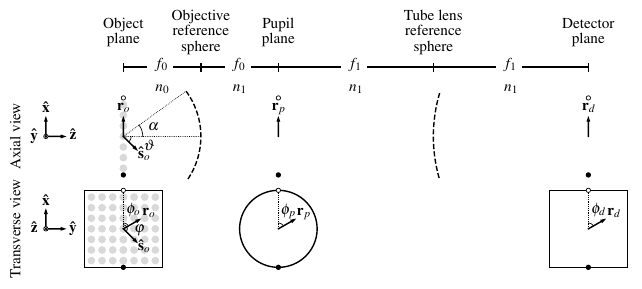

Source code (Python):
import numpy as np
import matplotlib.pyplot as plt
import matplotlib.lines as lines
import matplotlib.text as text
import matplotlib.gridspec as gridspec
import matplotlib.patches as mpatches
from matplotlib.collections import PatchCollection
patches = []
from scipy import special
outer_gridspec = gridspec.GridSpec
inner_gridspec = gridspec.GridSpecFromSubplotSpec
plt.rcParams["font.family"] = "serif"
plt.rcParams["font.serif"] = "Times"
plt.rcParams["font.size"] = 11
import matplotlib
matplotlib.rc('text', usetex=True)
matplotlib.rcParams['text.latex.preamble']=[r"\usepackage{bm}"]

# Physical parameters
lamb = 0.3
k = 2*np.pi/lamb
alpha = 0.5

inches = 2
outer_rows = 1
outer_cols = 1
inner_rows = 2
inner_cols = 7
widths = [7/2]*outer_cols
heights = [1]*outer_rows
wspace = 0
wspace_inner = 0
hspace = 0
hspace_inner = 0.2
f = plt.figure(figsize=(inches*(np.sum(widths) + widths[0]*(wspace)*(outer_cols - 1) + 0.5*widths[0]*wspace_inner*outer_cols),
                        inches*(np.sum(heights) + heights[0]*(hspace)*(outer_rows - 1) + 0.5*heights[0]*hspace_inner*outer_rows)))

                                
outer_grid = outer_gridspec(ncols=outer_cols, nrows=outer_rows,
                            width_ratios=widths, height_ratios=heights,
                            hspace=hspace, wspace=wspace)
for outer_row in range(outer_rows):
    for outer_col in range(outer_cols):
        inner_grid = inner_gridspec(inner_rows, inner_cols,
                                    subplot_spec=outer_grid[outer_row, outer_col],
                                    width_ratios=[1]*inner_cols, height_ratios=[1]*inner_rows,
                                    hspace=hspace_inner, wspace=wspace_inner)
        for inner_row in range(inner_rows):
            for inner_col in range(inner_cols):
                ax = f.add_subplot(inner_grid[inner_row, inner_col])
                ax.get_xaxis().set_visible(False)
                ax.get_yaxis().set_visible(False)
                ax.axis('off')

                # Draw lenses
                if inner_row == 0 and inner_col == 1:
                    theta = np.linspace(np.pi/5,-np.pi/5+0.04,50)
                    x1 = np.cos(theta) - 0.5
                    y1 = np.sin(theta) + 0.5
                    l1 = lines.Line2D(x1, y1, c='k', lw=1, transform=ax.transAxes, ls='--')
                    f.lines.extend([l1])
                if inner_row == 0 and inner_col == 6:
                    theta = np.linspace(-np.pi/11 + np.pi,np.pi/11 + np.pi,50)
                    x1 = 2*np.cos(theta) + 0.5
                    y1 = 2*np.sin(theta) + 0.5
                    l1 = lines.Line2D(x1, y1, c='k', lw=1, transform=ax.transAxes, ls='--')
                    f.lines.extend([l1])

                # Draw labels
                def f_lines(ax):
                    ys = 0.1
                    l1 = lines.Line2D([0.15,0.5], [1.5-ys,1.5-ys], c='k', lw=1, transform=ax.transAxes)
                    l2 = lines.Line2D([0.5,0.5], [1.55-ys,1.45-ys], c='k', lw=1, transform=ax.transAxes)
                    l3 = lines.Line2D([-0.2,-0.5], [1.5-ys,1.5-ys], c='k', lw=1, transform=ax.transAxes)
                    l4 = lines.Line2D([-0.5,-0.5], [1.55-ys,1.45-ys], c='k', lw=1, transform=ax.transAxes)
                    f.lines.extend([l1, l2, l3, l4])
                def f_lines_long(ax):
                    ys = 0.1
                    l1 = lines.Line2D([-0.35,0.5], [1.5-ys,1.5-ys], c='k', lw=1, transform=ax.transAxes)
                    l2 = lines.Line2D([0.5,0.5], [1.55-ys,1.45-ys], c='k', lw=1, transform=ax.transAxes)
                    l3 = lines.Line2D([-0.7,-1.5], [1.5-ys,1.5-ys], c='k', lw=1, transform=ax.transAxes)
                    l4 = lines.Line2D([-1.5,-1.5], [1.55-ys,1.45-ys], c='k', lw=1, transform=ax.transAxes)
                    f.lines.extend([l1, l2, l3, l4])
                
                if outer_row == 0 and inner_row == 0:
                    col_labels = ['Object\n plane',
                                  'Objective\n reference\n sphere',
                                  'Pupil\n plane',
                                  '',
                                  'Tube lens\n reference\n sphere',
                                  '',
                                  'Detector\n plane']
                    ax.text(0.5,1.85,col_labels[inner_col], ha='center', va='center', transform=ax.transAxes)
                    if inner_col > 0 and inner_col < 3:
                        ax.text(0, 1.4, '$f_0$', ha='center', va='center', transform=ax.transAxes)
                        if inner_col == 1:
                            ax.text(0, 1.1, '$n_0$', ha='center', va='center', transform=ax.transAxes)
                        if inner_col == 2:
                            ax.text(0, 1.1, '$n_1$', ha='center', va='center', transform=ax.transAxes)
                        f_lines(ax)
                    if inner_col == 4 or inner_col == 6 :
                        ax.text(-0.5, 1.4, '$f_1$', ha='center', va='center', transform=ax.transAxes)
                        if inner_col == 4:
                            ax.text(-0.5, 1.1, '$n_1$', ha='center', va='center', transform=ax.transAxes)
                        if inner_col == 6:
                            ax.text(-0.5, 1.1, '$n_1$', ha='center', va='center', transform=ax.transAxes)

                        f_lines_long(ax)

                def brace_lines(ax):
                    wsi = wspace_inner
                    l1 = lines.Line2D([0,2+wsi], [-0.2,-0.2], c='k', lw=1, transform=ax.transAxes)
                    l2 = lines.Line2D([2+wsi,2+wsi], [-0.2,-0.1], c='k', lw=1, transform=ax.transAxes)
                    l3 = lines.Line2D([0,0], [-0.2,-0.1], c='k', lw=1, transform=ax.transAxes)
                    l4 = lines.Line2D([1+wsi/2,1+wsi/2], [-0.2,-0.3], c='k', lw=1, transform=ax.transAxes)
                    f.lines.extend([l1, l2, l3, l4])

                def my_axes(x0, y0, theta, strings, ax, dot=True):
                    ax.arrow(x0, y0, 0.4*np.cos(theta), 0.4*np.sin(theta), head_width=0.05, fc='k', transform=ax.transData, clip_on=False)
                    ax.arrow(x0, y0, 0.4*np.cos(theta + np.pi/2), 0.4*np.sin(theta + np.pi/2), head_width=0.05, fc='k', transform=ax.transData, clip_on=False)
                    ax.scatter([x0], [y0], edgecolors='k', facecolors='w', marker='o', lw=0.5, clip_on=False, s=[10], zorder=9, transform=ax.transData)
                    ax.text(x0 + 0.7*np.cos(theta), y0 + 0.7*np.sin(theta),'$'+strings[0]+'$', ha='center', va='center', transform=ax.transData)
                    ax.text(x0 + 0.3*np.cos(theta + np.pi), y0+0.3*np.sin(theta + np.pi),'$'+strings[1]+'$', ha='center', va='center', transform=ax.transData)
                    ax.text(x0 + 0.7*np.cos(theta + np.pi/2), y0 + 0.7*np.sin(theta + np.pi/2),'$'+strings[2]+'$', ha='center', va='center', transform=ax.transData)                                            
                    if dot:
                        ax.scatter([x0], [y0], c='k', marker='.', lw=0.5, clip_on=False, s=[6.5], zorder=10, transform=ax.transData)
                    else:
                        ax.scatter([-2], [0], c='k', marker='x', lw=0.5, clip_on=False, s=[6.5], zorder=10, transform=ax.transData)
                    
                if inner_col == 0:
                    if inner_row == 0:
                        ax.text(-2.75,0,'Axial view', ha='center', va='center', transform=ax.transData, rotation=90)
                        my_axes(-2,0,0,['\mathbf{\hat{z}}','\mathbf{\hat{y}}','\mathbf{\hat{x}}'], ax, dot=True)
                    #     rr = 1.7
                    #     theta = np.arctan(0.5)
                    #     x0 = rr*np.cos(theta)
                    #     y0 = rr*np.sin(theta)                        
                    #     ax.arrow(x0, y0, 0.4*np.cos(theta + np.pi/2), 0.4*np.sin(theta + np.pi/2), head_width=0.05, fc='k', transform=ax.transData, clip_on=False)
                    #     ax.scatter([x0], [y0], edgecolors='k', facecolors='w', marker='o', lw=0.5, clip_on=False, s=[10], zorder=9, transform=ax.transData)
                    #     ax.scatter([x0], [y0], c='k', marker='.', lw=0.5, clip_on=False, s=[6.5], zorder=10, transform=ax.transData)
                    #     ax.text(x0-0.4, y0+0.1, '$\hat{\\boldsymbol{\phi}}$', ha='center', va='center', transform=ax.transData)
                    #     ax.text(x0-0.4, y0+0.6, '$\hat{ \\boldsymbol{\\theta}}$', ha='center', va='center', transform=ax.transData)

                    #     x0 = 2.45
                    #     y0 = 1
                    #     theta = 0
                    #     ax.arrow(x0, y0, 0.4*np.cos(theta + np.pi/2), 0.4*np.sin(theta + np.pi/2), head_width=0.05, fc='k', transform=ax.transData, clip_on=False)
                    #     ax.scatter([x0], [y0], edgecolors='k', facecolors='w', marker='o', lw=0.5, clip_on=False, s=[10], zorder=9, transform=ax.transData)
                    #     ax.scatter([x0], [y0], c='k', marker='.', lw=0.5, clip_on=False, s=[6.5], zorder=10, transform=ax.transData)
                    #     ax.text(x0+0.3, y0, '$\hat{\\boldsymbol{\phi}}$', ha='center', va='center', transform=ax.transData)
                    #     ax.text(x0+0.3, y0+0.5, '$\hat{\\boldsymbol{\\rho}}$', ha='center', va='center', transform=ax.transData)
                        # my_axes(rr*np.cos(theta),rr*np.sin(theta),theta, ['\hat{\\theta}','\hat{\phi}','\mathbf{\hat{x}}'], ax, dot=False)
                    else:
                        ax.text(-2.75,0,'Transverse view', ha='center', va='center', transform=ax.transData, rotation=90)
                        my_axes(-2,0,0,['\mathbf{\hat{y}}','\mathbf{\hat{z}}','\mathbf{\hat{x}}'], ax, dot=False)

                # Draw dots
                if inner_col == 0 or inner_col == 2 or inner_col == 6:
                    ax.scatter([0.5], [0], c='k', marker='o', clip_on=False, s=[8], zorder=10, transform=ax.transAxes)
                    ax.scatter([0.5], [1], c='w', marker='o', edgecolor='k', lw=0.5, clip_on=False, s=[10], zorder=10, transform=ax.transAxes)

                # Draw coordinates
                if inner_col == 0:
                    ax.set_xlim([-1,1])
                    ax.set_ylim([-1,1])
                    if inner_row == 0:
                        ax.arrow(0, 0, 0, 0.4, head_width=0.05, fc='k', transform=ax.transData)
                        ax.text(0, 0.7,'$\mathbf{r}_o$', ha='center', va='center', transform=ax.transData, clip_on=False)
                        ax.arrow(0, 0, 0.4*np.cos(-np.pi/4), 0.4*np.sin(-np.pi/4), head_width=0.05, fc='k', transform=ax.transData)
                        ax.text(0.75*np.cos(-np.pi/4),0.75*np.sin(-np.pi/4),'$\mathbf{\hat{s}}_o', ha='center', va='center', transform=ax.transData, clip_on=False)

                        # Draw circles
                        for y in range(-3, 3+1):                            
                            circle = mpatches.Circle((0,0.275*y), 0.1, ec="none")
                            patches.append(circle)
                        colors = np.linspace(0.85, 0.85, len(patches))
                        collection = PatchCollection(patches, cmap=plt.cm.gray, alpha=1)
                        collection.set_array(np.array(colors))
                        collection.set_clim([0,1])
                        ax.add_collection(collection)

                    if inner_row == 1:
                        ax.axis('on')
                        r_theta = np.pi/6
                        ax.arrow(0, 0, 0.4*np.cos(r_theta), 0.4*np.sin(r_theta), head_width=0.05, fc='k', transform=ax.transData)
                        ax.text(0.75*np.cos(r_theta), 0.75*np.sin(r_theta),'$\mathbf{r}_o$', ha='center', va='center', transform=ax.transData, clip_on=False)
                        # theta = np.linspace(0,2*np.pi,100)
                        # ax.plot(np.cos(theta), np.sin(theta), '-k', lw=1, clip_on=False)

                        # Draw angles
                        l1 = lines.Line2D([0,0], [0,.95], c='k', lw=0.5, transform=ax.transData, zorder=10, ls=':')
                        tt = np.linspace(r_theta, np.pi/2, 20)
                        l3 = lines.Line2D(0.15*np.cos(tt), 0.15*np.sin(tt), c='k', lw=0.5, transform=ax.transData, zorder=3)
                        ax.text(0.5*np.cos(np.pi/3), 0.5*np.sin(np.pi/3),'$\\phi_o$', ha='center', va='center', transform=ax.transData, clip_on=False)
                        f.lines.extend([l1, l3])
                        
                        # r_theta = 5*np.pi/8
                        # ax.arrow(0, 0, 0.4*np.cos(r_theta), 0.4*np.sin(r_theta), head_width=0.05, fc='k', transform=ax.transData)
                        # ax.text(0.75*np.cos(r_theta), 0.75*np.sin(r_theta),'$\mathbf{r}_o$', ha='center', va='center', transform=ax.transData, clip_on=False)
                        s_theta = -np.pi/4
                        ax.arrow(0, 0, 0.4*np.cos(s_theta), 0.4*np.sin(s_theta), head_width=0.05, fc='k', transform=ax.transData)
                        ax.text(0.75*np.cos(s_theta),0.75*np.sin(s_theta),'$\mathbf{\hat{s}}_o', ha='center', va='center', transform=ax.transData, clip_on=False)

                        # Draw angles
                        l1 = lines.Line2D([0,0], [0,.95], c='k', lw=0.5, transform=ax.transData, zorder=10, ls=':')
                        tt = np.linspace(np.pi/2,s_theta,20)
                        l3 = lines.Line2D(0.1*np.cos(tt), 0.1*np.sin(tt), c='k', lw=0.5, transform=ax.transData, zorder=3)
                        ax.text(0.4*np.cos(0),0.4*np.sin(0),'$\\varphi$', ha='center', va='center', transform=ax.transData, clip_on=False)
                        f.lines.extend([l3])

                        # Draw circles
                        for x in range(-3, 3+1):
                            for y in range(-3, 3+1):
                                circle = mpatches.Circle((0.275*x,0.275*y), 0.1, ec="none", zorder=10)
                                patches.append(circle)
                        colors = np.linspace(0.85, 0.85, len(patches))
                        collection = PatchCollection(patches, cmap=plt.cm.gray, alpha=1)
                        collection.set_array(np.array(colors))
                        collection.set_clim([0,1])
                        ax.add_collection(collection)
                        
                if inner_col == 2:
                    ax.set_xlim([-1,1])
                    ax.set_ylim([-1,1])
                    if inner_row == 0:
                        ax.arrow(0, 0, 0, 0.4, head_width=0.05, fc='k', transform=ax.transData)
                        ax.text(0, 0.7,'$\mathbf{r}_p$', ha='center', va='center', transform=ax.transData, clip_on=False)
                    if inner_row == 1:
                        r_theta = np.pi/6
                        ax.arrow(0, 0, 0.4*np.cos(r_theta), 0.4*np.sin(r_theta), head_width=0.05, fc='k', transform=ax.transData)
                        ax.text(0.75*np.cos(r_theta), 0.75*np.sin(r_theta),'$\mathbf{r}_p$', ha='center', va='center', transform=ax.transData, clip_on=False)
                        theta = np.linspace(0,2*np.pi,100)
                        ax.plot(np.cos(theta), np.sin(theta), '-k', lw=1, clip_on=False)

                        # Draw angles
                        l1 = lines.Line2D([0,0], [0,.95], c='k', lw=0.5, transform=ax.transData, zorder=10, ls=':')
                        tt = np.linspace(r_theta, np.pi/2, 20)
                        l3 = lines.Line2D(0.15*np.cos(tt), 0.15*np.sin(tt), c='k', lw=0.5, transform=ax.transData, zorder=3)
                        ax.text(0.5*np.cos(np.pi/3), 0.5*np.sin(np.pi/3),'$\\phi_p$', ha='center', va='center', transform=ax.transData, clip_on=False)
                        f.lines.extend([l1, l3])

                if inner_col == 6:
                    ax.set_xlim([-1,1])
                    ax.set_ylim([-1,1])
                    if inner_row == 0:
                        ax.arrow(0, 0, 0, 0.4, head_width=0.05, fc='k', transform=ax.transData)
                        ax.text(0, 0.7,'$\mathbf{r}_d$', ha='center', va='center', transform=ax.transData, clip_on=False)
                    if inner_row == 1:
                        ax.axis('on')

                        ax.arrow(0, 0, 0.4*np.cos(np.pi/6), 0.4*np.sin(np.pi/6), head_width=0.05, fc='k', transform=ax.transData)
                        ax.text(0.75*np.cos(np.pi/6), 0.75*np.sin(np.pi/6),'$\mathbf{r}_d$', ha='center', va='center', transform=ax.transData, clip_on=False)
                        
                        # Draw angles
                        l1 = lines.Line2D([0,0], [0,.95], c='k', lw=0.5, transform=ax.transData, zorder=10, ls=':')
                        tt = np.linspace(r_theta, np.pi/2, 20)
                        l3 = lines.Line2D(0.15*np.cos(tt), 0.15*np.sin(tt), c='k', lw=0.5, transform=ax.transData, zorder=3)
                        ax.text(0.5*np.cos(np.pi/3), 0.5*np.sin(np.pi/3),'$\\phi_d$', ha='center', va='center', transform=ax.transData, clip_on=False)
                        f.lines.extend([l1, l3])


                if inner_row == 0 and inner_col == 0:
                    # Draw alpha
                    # l1 = lines.Line2D([0,2,2,0], [0,0,1,0], c='k', lw=0.5, transform=ax.transData, zorder=3, ls=':')
                    tt = np.linspace(0, np.pi/5)
                    l4 = lines.Line2D(0.5*np.cos(tt), 0.5*np.sin(tt), c='k', lw=0.5, transform=ax.transData, zorder=3)
                    ax.text(0.8*np.cos(np.pi/10), 0.8*np.sin(np.pi/10),'$\\alpha$', ha='center', va='center', transform=ax.transData)
                    # ax.text(2.3,0.5,'$\\sin\\alpha \\approx \\alpha$', ha='left', va='center', transform=ax.transData)
                    f.lines.extend([l4])

                    # Draw vartheta
                    # l1 = lines.Line2D([2,0,2,0], [0,0,1,0], c='k', lw=0.5, transform=ax.transData, zorder=3, ls=':')
                    l1 = lines.Line2D([2,0,2*np.cos(np.pi/5)], [0,0,2*np.sin(np.pi/5)], c='k', lw=0.5, transform=ax.transData, zorder=3, ls=':')                    
                    tt = np.linspace(-np.pi/4,0,20)
                    l4 = lines.Line2D(0.2*np.cos(tt), 0.2*np.sin(tt), c='k', lw=0.5, transform=ax.transData, zorder=3)
                    ax.text(0.7*np.cos(-np.pi/8), 0.7*np.sin(-np.pi/8),'$\\vartheta$', ha='center', va='center', transform=ax.transData)
                    f.lines.extend([l1, l4])
                    
f.savefig('detection-coords.pdf', dpi=500, bbox_inches='tight')
